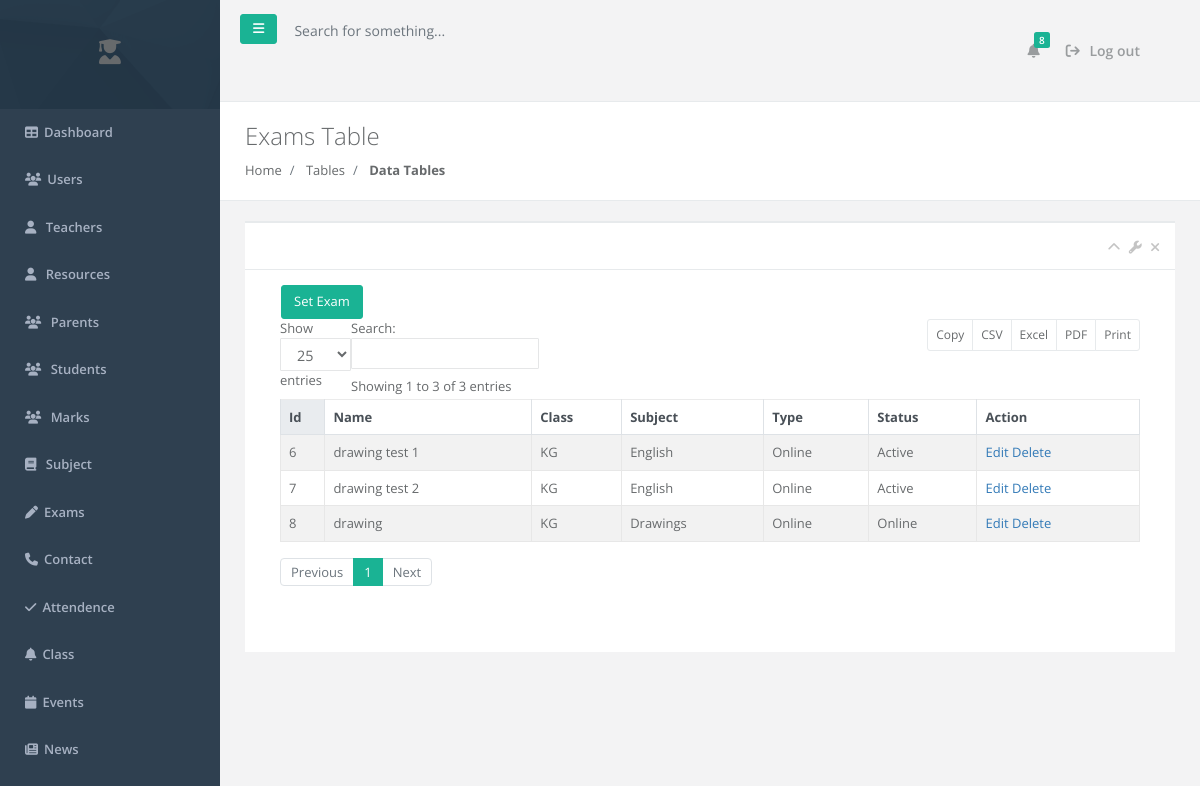
The app's page /dashboard/exams/index.php with its own data.
### tables this page shows
CREATE TABLE `exams` (
  `id` int(11) NOT NULL,
  `name` varchar(100) NOT NULL,
  `class` varchar(30) NOT NULL,
  `subject` varchar(100) NOT NULL,
  `type` varchar(20) NOT NULL,
  `status` varchar(20) DEFAULT 'active'
);

### dashboard/exams/index.php (the view, shortened to what this page needs)
<?php
include '../sidebar_header.php';
$exams = $db->query("select * from exams");
?>
<div class="row wrapper border-bottom white-bg page-heading">
                <div class="col-lg-10">
                    <h2>Exams Table</h2>
                    <ol class="breadcrumb">
                        <li class="breadcrumb-item">
                            <a href="index.html">Home</a>
                        </li>
                        <li class="breadcrumb-item">
                            <a>Tables</a>
                        </li>
                        <li class="breadcrumb-item active">
                            <strong>Data Tables</strong>
                        </li>
                    </ol>
                </div>
                <div class="col-lg-2">
                </div>
            </div>
        <div class="wrapper wrapper-content animated fadeInRight">
            <div class="row">
                <div class="col-lg-12">
                <div class="ibox ">
                    <div class="ibox-title">
                        <div class="ibox-tools">
                            <a class="collapse-link">
                                <i class="fa fa-chevron-up"></i>
                            </a>
                            <a class="dropdown-toggle" data-toggle="dropdown" href="#">
                                <i class="fa fa-wrench"></i>
                            </a>
                            <a class="close-link">
                                <i class="fa fa-times"></i>
                            </a>
                        </div>
                    </div>
                    <div class="ibox-content">
<div class="table-responsive">
<button class="btn btn-primary ml-3"><a  class=" text-white" href="<?php echo $url ?>exams/add.php">Set Exam</a></button>
<table class="table table-striped table-bordered table-hover dataTables-example" >
                    <thead class="thead-light">
                        <tr>
                            <th>Id</th>
                            <th>Name</th>
                            <th>Class</th>
                            <th>Subject</th>
                            <th>Type</th>
                            <th>Status</th>
                            <th>Action</th>
                        </tr>
                    </thead>
                    <tbody>
                        <?php foreach ($exams as $row) {?>
                        <tr>
                            <td><?php echo $row['id']; ?></td>
                            <td><?php echo $row['name']; ?></td>
                            <td><?php echo $row['class']; ?></td>
                            <td><?php echo $row['subject']; ?></td>
                            <td><?php echo $row['type']; ?></td>
                            <td><?php echo $row['status']; ?></td>
                            <td>
                                <a href="<?php echo $url;?>/exams/edit.php?id=<?php echo $row['id']; ?>">Edit</a>
                                <a href="<?php echo $url;?>/exams/index.php?delete=yes&&id=<?php echo $row['id']; ?>" onclick="return confirm('Are you sure?')">Delete</a>
                            </td>
                        </tr>
                        <?php } ?>
                    </tbody>
                </table>
            </div>
        </div>
<?php
    include '../footer.php';
?>

### records on screen
exams: id "6", name "drawing test 1", class "KG", subject "English", type "Online", status "Active"
exams: id "7", name "drawing test 2", class "KG", subject "English", type "Online", status "Active"
exams: id "8", name "drawing", class "KG", subject "Drawings", type "Online", status "Online"
